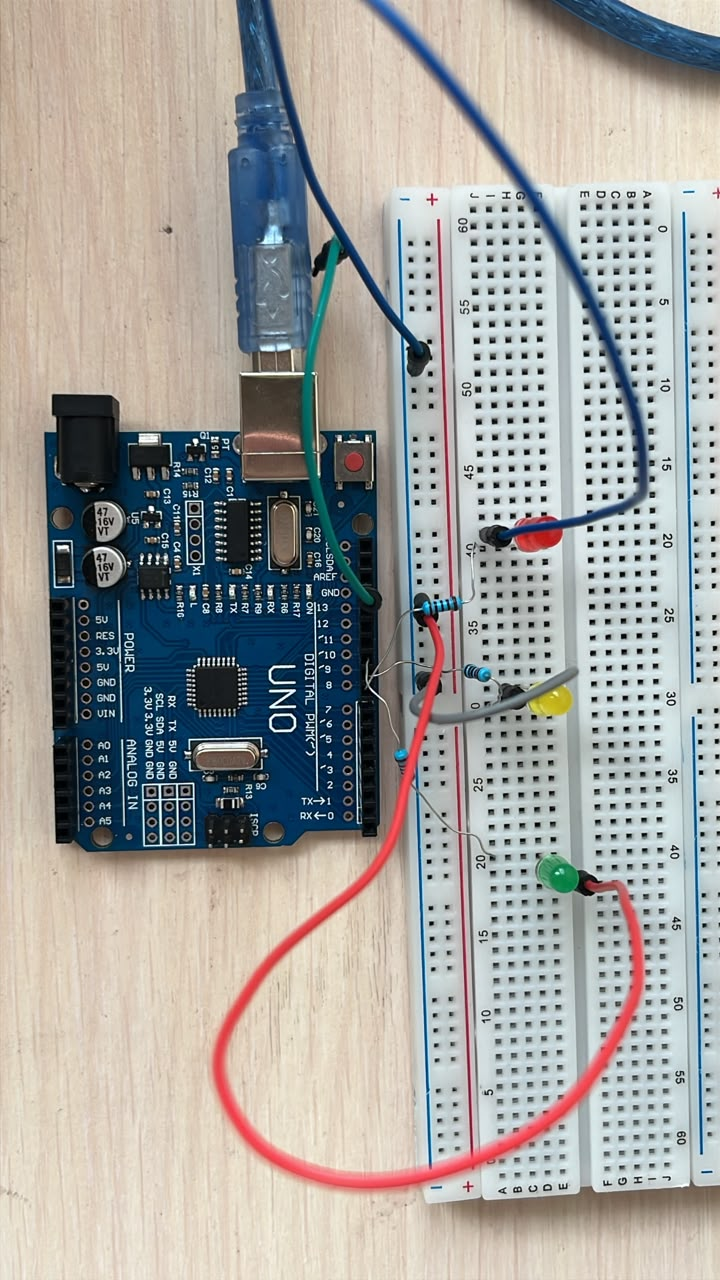
#> input picture server/no_gnd.png, 720 x 1280 px
$ python -i video_to_frames.py   (imports and definitions only)   (older library calls are emulated)
#> lines starting #> are read from the running program, lines starting #| are printed output that depends on the picture
"""Видео → кадры для обучения своей нейросети.

Куда класть видео: в папку ситуации, имя файла ЛЮБОЕ (как пришло из Telegram):
    CIRKUIT-AI\\dataset_video\\m1\\ok\\любое_имя.mp4
    CIRKUIT-AI\\dataset_video\\m1\\net_rezistora\\...
    ...
Первый запуск создаёт все папки m1…m7 с папками ситуаций внутри.

Запуск (в папке server, с включённым venv; нужен opencv: pip install opencv-python):
    python video_to_frames.py
Результат:
    CIRKUIT-AI\\dataset\\m1\\ok\\ok_0001.jpg ... — по ~60 чётких кадров с каждого видео
Размытые кадры (телефон дёрнулся) выкидываются сами.
"""
import re
from pathlib import Path

import cv2

ROOT = Path(__file__).parent.parent
SRC = ROOT / "dataset_video"
OUT = ROOT / "dataset"
PER_VIDEO = 60       # сколько кадров брать с одного видео
SIZE = 640           # длинная сторона кадра в пикселях
VIDEO = {".mp4", ".mov", ".avi", ".mkv", ".3gp", ".webm"}


def sharpness(img):
    return cv2.Laplacian(cv2.cvtColor(img, cv2.COLOR_BGR2GRAY), cv2.CV_64F).var()


def frames_of(path):
#> called with path = 'no_gnd.png'
    cap = cv2.VideoCapture(str(path))
    total = int(cap.get(cv2.CAP_PROP_FRAME_COUNT)) or 0
    step = max(1, total // (PER_VIDEO * 2)) if total else 5   # берём вдвое больше и оставляем самые чёткие
    picked, i = [], 0
    while True:
        ok, img = cap.read()
#> img is the input picture: shape (1280, 720, 3); mean B, G, R 159, 162.2, 163
        if not ok:
            break
        if i % step == 0:
            h, w = img.shape[:2]
#> h = 1280; w = 720
            k = SIZE / max(h, w)
#> k = 0.5
            img = cv2.resize(img, (int(w * k), int(h * k)), interpolation=cv2.INTER_AREA)
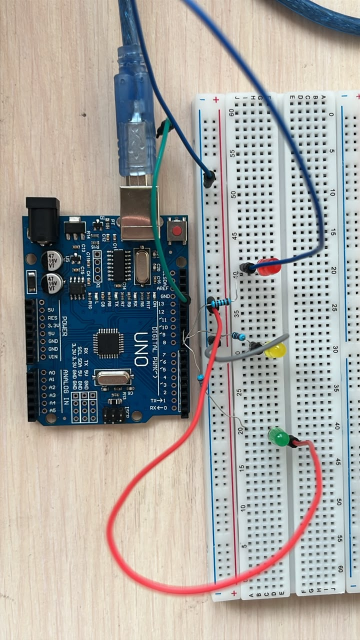
#> img: shape (640, 360, 3); mean B, G, R 159.1, 162.4, 163.1
            picked.append((sharpness(img), len(picked), img))
        i += 1
    cap.release()
    best = sorted(picked, key=lambda x: -x[0])[:PER_VIDEO]
    return [img for _, _, img in sorted(best, key=lambda x: x[1])]   # обратно по порядку видео


CLASSES = {
    "m1": ["ok", "net_detali", "net_rezistora", "visyachiy_provod"],
    "m2": ["ok", "net_detali", "trig_echo", "visyachiy_provod"],
    "m3": ["ok", "net_detali", "net_rezistora", "visyachiy_provod"],
    "m4": ["ok", "net_detali", "sda_scl", "visyachiy_provod"],
    "m5": ["ok", "net_detali", "net_gnd", "visyachiy_provod"],
    "m6": ["ok", "net_detali", "ne_tot_pin", "visyachiy_provod"],
    "m7": ["ok", "net_detali", "net_rezistora", "visyachiy_provod"],
}


def main():
    first = not SRC.exists()
    for m, classes in CLASSES.items():
        for c in classes:
            (SRC / m / c).mkdir(parents=True, exist_ok=True)
    if first:
        print(f"Создала папки в {SRC}. Перетащи туда видео и запусти снова.")
        return
    total = 0
    for video in sorted(p for p in SRC.rglob("*") if p.suffix.lower() in VIDEO):
        rel = video.relative_to(SRC).parts           # dataset_video/m1/ok/видео.mp4 — класс = папка
        if len(rel) >= 3:
            module, label = rel[0], rel[1].lower()
        else:                                        # dataset_video/m1/ok.mp4 — класс = имя файла
            module, label = rel[0], re.sub(r"_\d+$", "", video.stem).lower()
        out = OUT / module / label
        out.mkdir(parents=True, exist_ok=True)
        done = out / ".done.txt"
        seen = done.read_text(encoding="utf-8").splitlines() if done.exists() else []
        if video.name in seen:
            continue                                  # это видео уже нарезано
        start = len(list(out.glob("*.jpg")))
        frames = frames_of(video)
        for j, img in enumerate(frames, start + 1):
            cv2.imwrite(str(out / f"{label}_{j:04d}.jpg"), img, [cv2.IMWRITE_JPEG_QUALITY, 90])
        with done.open("a", encoding="utf-8") as f:
            f.write(video.name + "\n")
        total += len(frames)
        print(f"{module}/{video.name}: кадров {len(frames)} → {out}")
    print(f"\nГотово. Всего кадров: {total}. Папка: {OUT}")


# [2 lines not run here, left out]

>>> result = frames_of('no_gnd.png')
